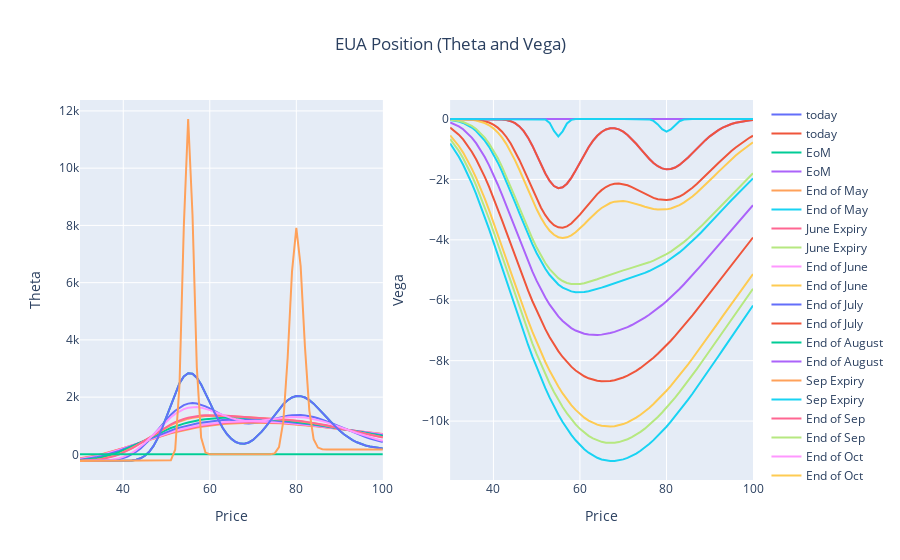

Notebook cell for this chart:
### Code cell
fig = make_subplots(rows=1, cols=2)
for i in range(0,len(fig_t.data)):
    fig.add_trace(fig_t.data[i], row=1, col=1)
    fig.add_trace(fig_v.data[i], row=1, col=2)

fig.update_layout(title={'text': 'ACCU Position (Theta and Vega)','x': 0.5,'xanchor': 'center'})

fig.update_xaxes(title_text="Price", row=1, col=1)
fig.update_yaxes(title_text="Theta", row=1, col=1)
fig.update_xaxes(title_text="Price", row=1, col=2)
fig.update_yaxes(title_text="Vega", row=1, col=2)
fig.show()
